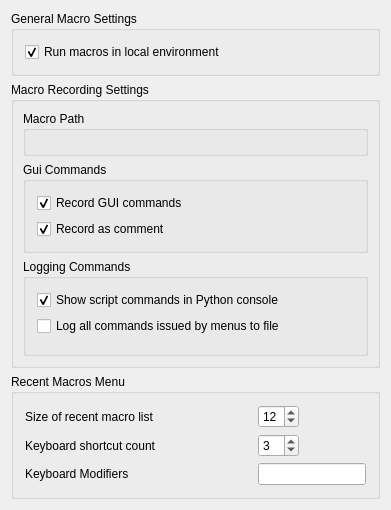
<?xml version="1.0" encoding="UTF-8"?>
<ui version="4.0">
 <class>Gui::Dialog::DlgSettingsMacro</class>
 <widget class="QWidget" name="Gui::Dialog::DlgSettingsMacro">
  <property name="geometry">
   <rect>
    <x>0</x>
    <y>0</y>
    <width>391</width>
    <height>407</height>
   </rect>
  </property>
  <property name="windowTitle">
   <string>Macro</string>
  </property>
  <layout class="QGridLayout" name="gridLayout_2">
   <item row="0" column="0">
    <widget class="QGroupBox" name="groupBox">
     <property name="title">
      <string>General Macro Settings</string>
     </property>
     <layout class="QGridLayout" name="gridLayout">
      <item row="0" column="0">
       <widget class="Gui::PreauracadheckBox" name="PreauracadheckBox_LocalEnv">
        <property name="toolTip">
         <string>Variables defined by macros are created as local variables</string>
        </property>
        <property name="text">
         <string>Run macros in local environment</string>
        </property>
        <property name="checked">
         <bool>true</bool>
        </property>
        <property name="prefEntry" stdset="0">
         <cstring>LocalEnvironment</cstring>
        </property>
        <property name="prefPath" stdset="0">
         <cstring>Macro</cstring>
        </property>
       </widget>
      </item>
     </layout>
    </widget>
   </item>
   <item row="1" column="0">
    <widget class="QGroupBox" name="GroupBox6">
     <property name="title">
      <string>Macro Recording Settings</string>
     </property>
     <layout class="QGridLayout">
      <property name="leftMargin">
       <number>9</number>
      </property>
      <property name="topMargin">
       <number>9</number>
      </property>
      <property name="rightMargin">
       <number>9</number>
      </property>
      <property name="bottomMargin">
       <number>9</number>
      </property>
      <property name="spacing">
       <number>6</number>
      </property>
      <item row="0" column="0">
       <widget class="QGroupBox" name="GroupBox8">
        <property name="title">
         <string>Macro Path</string>
        </property>
        <layout class="QGridLayout">
         <property name="leftMargin">
          <number>11</number>
         </property>
         <property name="topMargin">
          <number>11</number>
         </property>
         <property name="rightMargin">
          <number>11</number>
         </property>
         <property name="bottomMargin">
          <number>11</number>
         </property>
         <property name="spacing">
          <number>6</number>
         </property>
         <item row="0" column="0">
          <widget class="Gui::PrefFileChooser" name="MacroPath">
           <property name="toolTip">
            <string>The directory in which the application will search for macros</string>
           </property>
           <property name="mode">
            <enum>Gui::FileChooser::Directory</enum>
           </property>
           <property name="prefEntry" stdset="0">
            <cstring>MacroPath</cstring>
           </property>
           <property name="prefPath" stdset="0">
            <cstring>Macro</cstring>
           </property>
          </widget>
         </item>
        </layout>
       </widget>
      </item>
     <item row="1" column="0">
       <widget class="QGroupBox" name="GroupBox7">
        <property name="title">
         <string>Gui Commands</string>
        </property>
        <layout class="QGridLayout">
         <property name="leftMargin">
          <number>11</number>
         </property>
         <property name="topMargin">
          <number>11</number>
         </property>
         <property name="rightMargin">
          <number>11</number>
         </property>
         <property name="bottomMargin">
          <number>11</number>
         </property>
         <property name="spacing">
          <number>6</number>
         </property>
         <item row="0" column="0">
          <widget class="Gui::PreauracadheckBox" name="PreauracadheckBox_RecordGui">
           <property name="toolTip">
            <string>Recorded macros will also contain user interface commands</string>
           </property>
           <property name="text">
            <string>Record GUI commands</string>
           </property>
           <property name="checked">
            <bool>true</bool>
           </property>
           <property name="prefEntry" stdset="0">
            <cstring>RecordGui</cstring>
           </property>
           <property name="prefPath" stdset="0">
            <cstring>Macro</cstring>
           </property>
          </widget>
         </item>
         <item row="1" column="0">
          <widget class="Gui::PreauracadheckBox" name="PreauracadheckBox_GuiAsComment">
           <property name="toolTip">
            <string>Recorded macros will also contain user interface commands as comments</string>
           </property>
           <property name="text">
            <string>Record as comment</string>
           </property>
           <property name="checked">
            <bool>true</bool>
           </property>
           <property name="prefEntry" stdset="0">
            <cstring>GuiAsComment</cstring>
           </property>
           <property name="prefPath" stdset="0">
            <cstring>Macro</cstring>
           </property>
          </widget>
         </item>
        </layout>
       </widget>
      </item>
      <item row="2" column="0">
       <widget class="QGroupBox" name="groupBox4">
        <property name="title">
         <string>Logging Commands</string>
        </property>
        <layout class="QVBoxLayout">
         <property name="spacing">
          <number>6</number>
         </property>
         <property name="leftMargin">
          <number>11</number>
         </property>
         <property name="topMargin">
          <number>11</number>
         </property>
         <property name="rightMargin">
          <number>11</number>
         </property>
         <property name="bottomMargin">
          <number>11</number>
         </property>
         <item>
          <widget class="Gui::PreauracadheckBox" name="PConsoleCheckBox">
           <property name="toolTip">
            <string>Commands executed by macro scripts are shown in Python console</string>
           </property>
           <property name="text">
            <string>Show script commands in Python console</string>
           </property>
           <property name="checked">
            <bool>true</bool>
           </property>
           <property name="prefEntry" stdset="0">
            <cstring>ScriptToPyConsole</cstring>
           </property>
           <property name="prefPath" stdset="0">
            <cstring>Macro</cstring>
           </property>
          </widget>
         </item>
         <item>
          <widget class="Gui::PreauracadheckBox" name="FileLogCheckBox">
           <property name="text">
            <string>Log all commands issued by menus to file</string>
           </property>
           <property name="prefEntry" stdset="0">
            <cstring>ScriptToFile</cstring>
           </property>
           <property name="prefPath" stdset="0">
            <cstring>Macro</cstring>
           </property>
          </widget>
         </item>
         <item>
          <widget class="Gui::PrefFileChooser" name="MacroPath_2">
           <property name="fileName" stdset="0">
            <string>FullScript.auracadScript</string>
           </property>
           <property name="prefEntry" stdset="0">
            <cstring>ScriptFile</cstring>
           </property>
           <property name="prefPath" stdset="0">
            <cstring>Macro</cstring>
           </property>
          </widget>
         </item>
        </layout>
       </widget>
      </item>
      </layout>
    </widget>
   </item>
   <item row="2" column="0">
   <widget class="QGroupBox" name="recentmacrosgroupBox">
    <property name="title">
     <string>Recent Macros Menu</string>
    </property>
    <layout class="QGridLayout" name="recentmacrosgridLayout">
     <item row="0" column="0">
      <widget class="QLabel" name="recentMacroListLabel">
       <property name="text">
        <string>Size of recent macro list</string>
       </property>
      </widget>
     </item>
     <item row="0" column="1">
      <spacer name="horizontalSpacer">
       <property name="orientation">
        <enum>Qt::Horizontal</enum>
       </property>
       <property name="sizeHint" stdset="0">
        <size>
         <width>40</width>
         <height>20</height>
        </size>
       </property>
      </spacer>
     </item>
     <item row="0" column="5">
      <widget class="Gui::PrefSpinBox" name="RecentMacros">
       <property name="toolTip">
        <string>How many macros should be listed in recent macros list</string>
       </property>
       <property name="value">
        <number>12</number>
       </property>
       <property name="prefEntry" stdset="0">
        <cstring>RecentMacros</cstring>
       </property>
       <property name="prefPath" stdset="0">
        <cstring>RecentMacros</cstring>
       </property>
      </widget>
     </item>
     <item row="1" column="0">
      <widget class="QLabel" name="recentMacroListShortcutCountLabel">
       <property name="text">
        <string>Keyboard shortcut count</string>
       </property>
      </widget>
     </item>
     <item row="1" column="1">
      <spacer name="horizontalSpacer_2">
       <property name="orientation">
        <enum>Qt::Horizontal</enum>
       </property>
       <property name="sizeHint" stdset="0">
        <size>
         <width>40</width>
         <height>20</height>
        </size>
       </property>
      </spacer>
     </item>
     <item row="1" column="5">
      <widget class="Gui::PrefSpinBox" name="ShortcutCount">
       <property name="toolTip">
        <string>How many recent macros should have shortcuts</string>
       </property>
       <property name="value">
        <number>3</number>
       </property>
       <property name="prefEntry" stdset="0">
        <cstring>ShortcutCount</cstring>
       </property>
       <property name="prefPath" stdset="0">
        <cstring>RecentMacros</cstring>
       </property>
      </widget>
     </item>
     <item row="2" column="0">
      <widget class="QLabel" name="ShorcutModifiersLabel">
       <property name="text">
        <string>Keyboard Modifiers</string>
       </property>
      </widget>
     </item>
     <item row="2" column="1">
      <spacer name="horizontalSpacer_3">
       <property name="orientation">
        <enum>Qt::Horizontal</enum>
       </property>
       <property name="sizeHint" stdset="0">
        <size>
         <width>40</width>
         <height>20</height>
        </size>
       </property>
      </spacer>
     </item>
     <item row="2" column="5" colspan="3">
      <widget class="Gui::ModifierLineEdit" name="ShortcutModifiers">
       <property name="toolTip">
        <string>Keyboard modifiers, default = Ctrl+Shift+</string>
       </property>
      </widget>
     </item>
    </layout>
   </widget>
  </item>
  <item row="3" column="0">
   <spacer>
    <property name="orientation">
     <enum>Qt::Vertical</enum>
    </property>
    <property name="sizeHint" stdset="0">
     <size>
      <width>20</width>
      <height>40</height>
     </size>
    </property>
   </spacer>
  </item>
  </layout>
 </widget>
 <layoutdefault spacing="6" margin="11"/>
 <customwidgets>
 <customwidget>
  <class>Gui::ModifierLineEdit</class>
  <extends>QLineEdit</extends>
  <header>Gui/Widgets.h</header>
 </customwidget>
 <customwidget>
  <class>Gui::PrefSpinBox</class>
  <extends>QSpinBox</extends>
  <header>Gui/PrefWidgets.h</header>
 </customwidget>
  <customwidget>
   <class>Gui::PreauracadheckBox</class>
   <extends>QCheckBox</extends>
   <header>Gui/PrefWidgets.h</header>
  </customwidget>
  <customwidget>
   <class>Gui::FileChooser</class>
   <extends>QWidget</extends>
   <header>Gui/FileDialog.h</header>
  </customwidget>
  <customwidget>
   <class>Gui::PrefFileChooser</class>
   <extends>Gui::FileChooser</extends>
   <header>Gui/PrefWidgets.h</header>
  </customwidget>
 </customwidgets>
 <resources/>
 <connections>
  <connection>
   <sender>PreauracadheckBox_RecordGui</sender>
   <signal>toggled(bool)</signal>
   <receiver>PreauracadheckBox_GuiAsComment</receiver>
   <slot>setEnabled(bool)</slot>
   <hints>
    <hint type="sourcelabel">
     <x>20</x>
     <y>20</y>
    </hint>
    <hint type="destinationlabel">
     <x>20</x>
     <y>20</y>
    </hint>
   </hints>
  </connection>
 </connections>
</ui>
